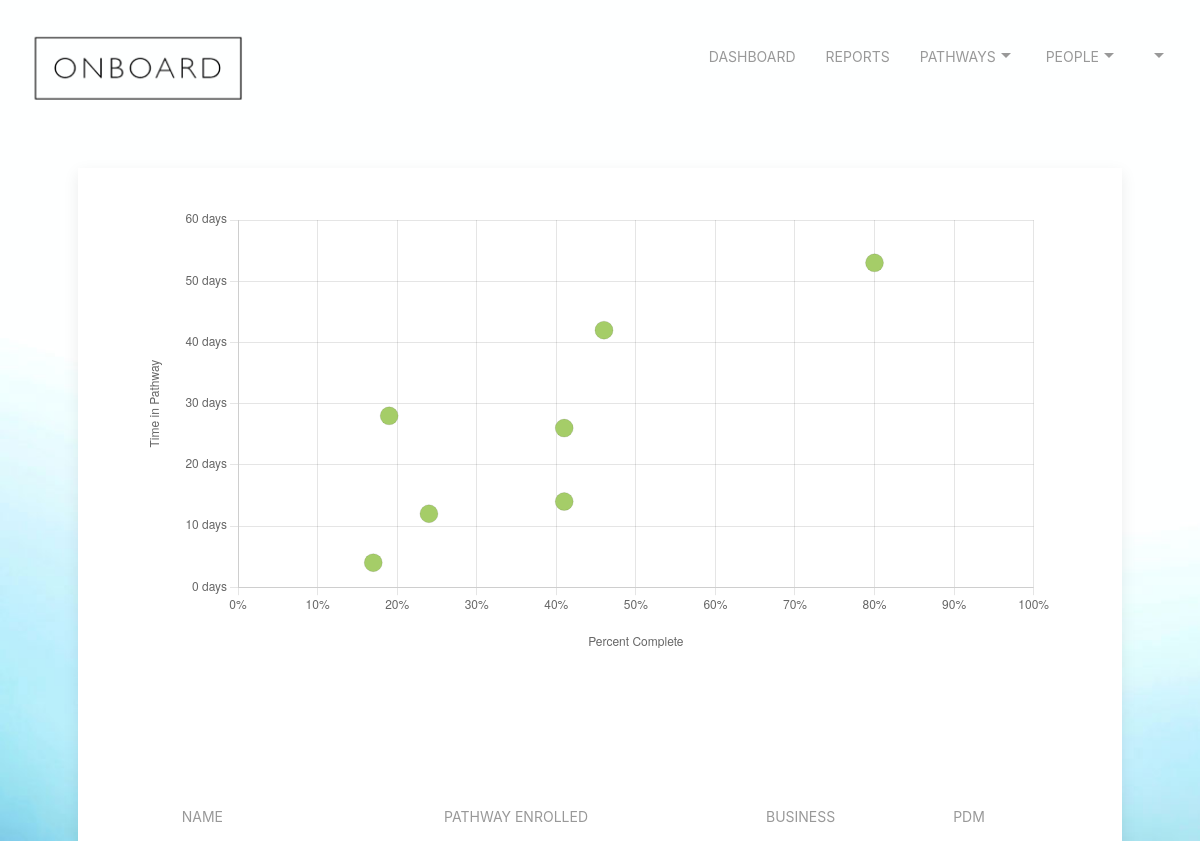
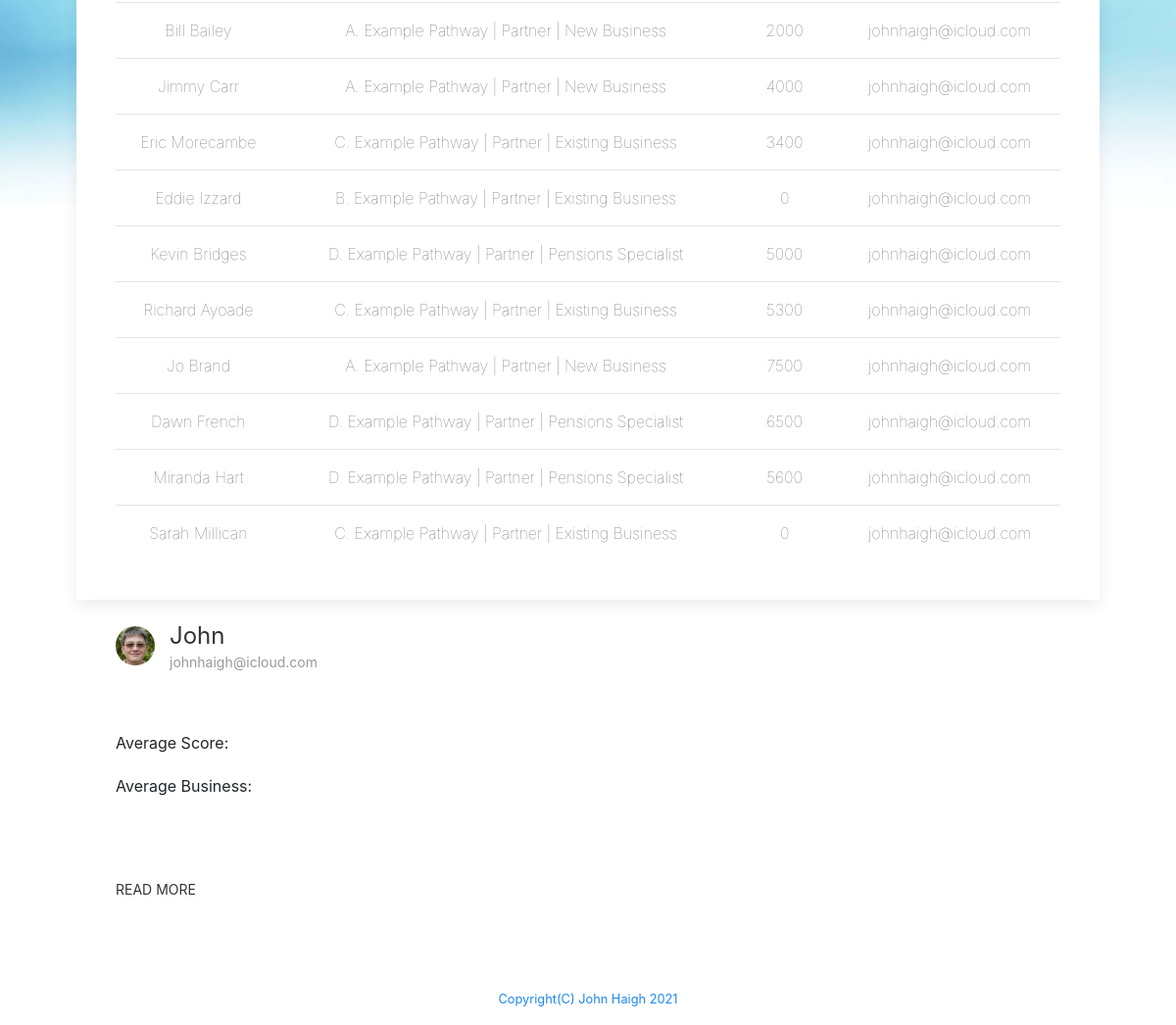
The app's page /view (signed in), older data (2 pictures, top to bottom).
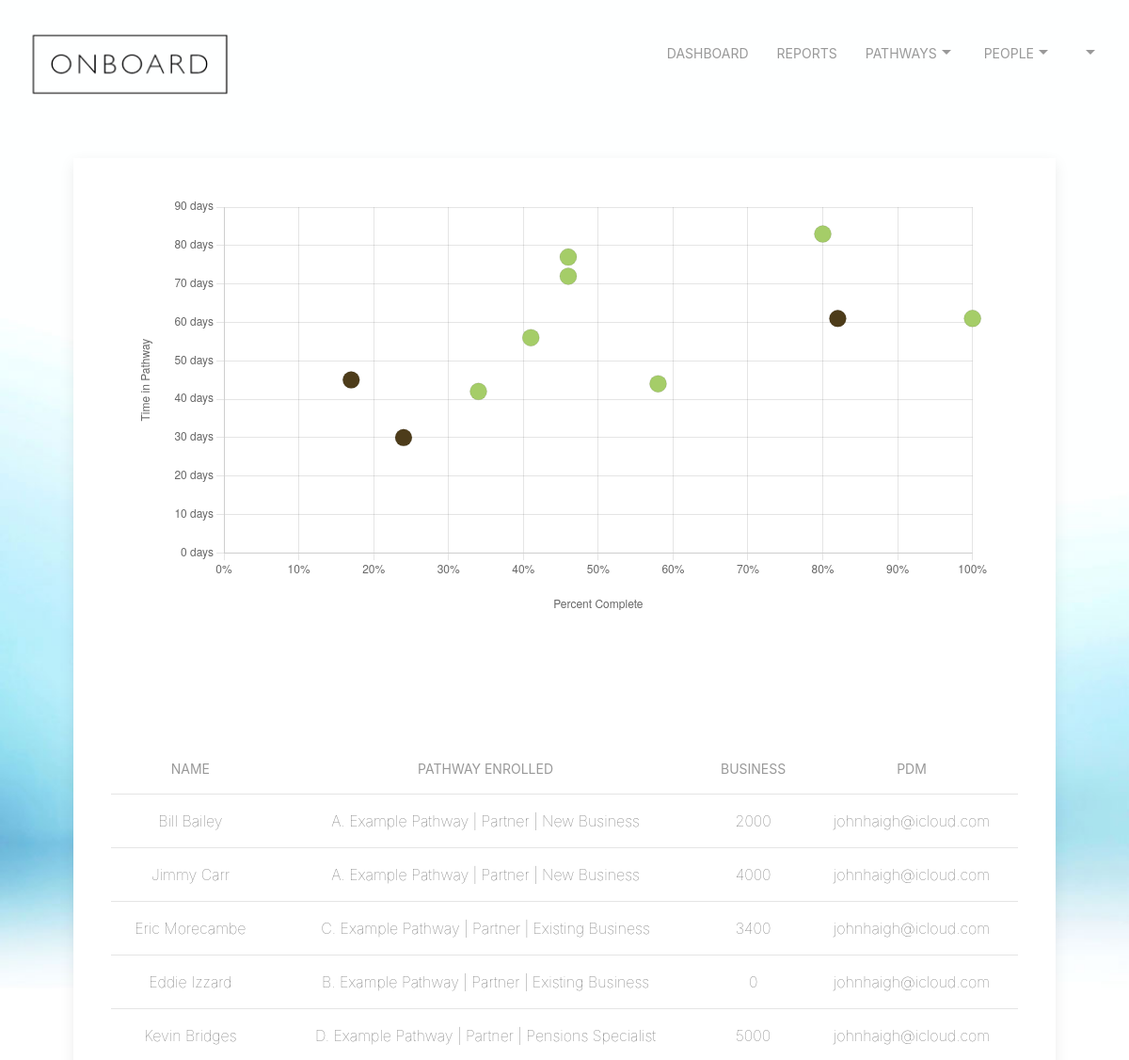
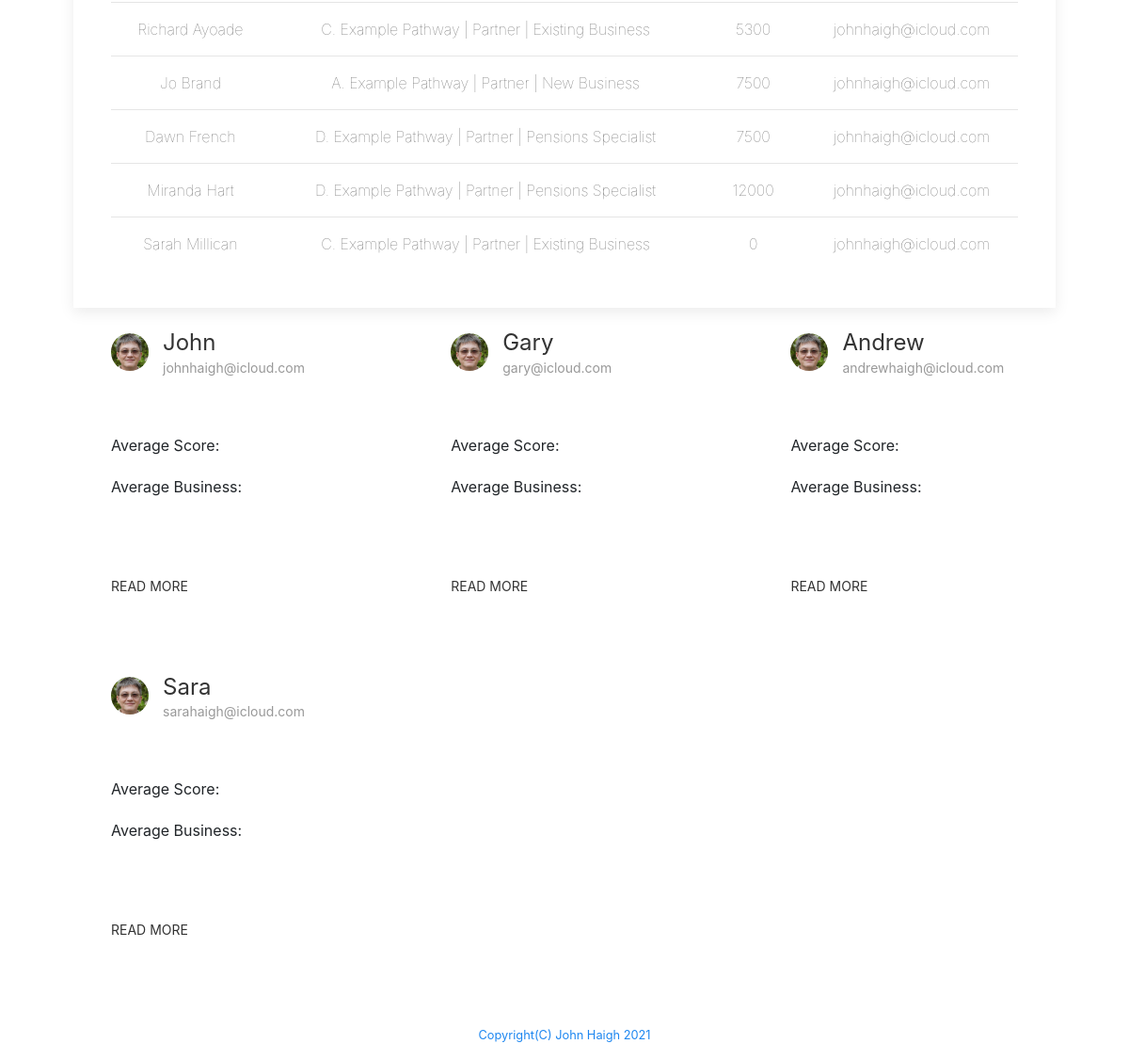
The same page, newer data (2 pictures, top to bottom).
### tables this page shows
CREATE TABLE "people" (
	"id"	integer NOT NULL,
	"firstname"	text NOT NULL,
	"lastname"	text NOT NULL,
	"mobile"	text NOT NULL,
	"email"	text NOT NULL,
	"pdm"	text NOT NULL,
	"bam"	text,
	"pathwayEnrolled"	text,
	"pathwayEnrolledDate"	text,
	"pathwayEnrolledPosition"	text,
	"pathwayEnrolledProgress"	integer,
	"pathwayEnrolledPositionDate"	text,
	"history"	text,
	"exEmployedDeal"	text,
	"exEmployedDealExpiry"	text,
	"businessWrittenPreviousMonth"	integer,
	"businessWrittenYearToDate"	integer,
	"daysinpathway"	integer,
	"estcompletion"	text,
	"score"	int,
	"minincome"	int,
	"practice"	text,
	"dateappointed"	text,
	"dayssinceappointment"	int,
	"appointed"	int,
	"region"	int,
	"completed"	INTEGER,
	PRIMARY KEY("id")
);

CREATE TABLE users ('id' integer PRIMARY KEY NOT NULL, 'email' text NOT NULL, 'firstname' text NOT NULL,'lastname' text NOT NULL, 'password' text NOT NULL, 'company' text NOT NULL, 'jobrole' text NOT NULL,'companymail' text NOT NULL, 'confirmed' text, 'lastlogin' text, 'adminlevel' int, 'status' text, 'region' text, 'averagescore' int, 'averagebusiness' int, 'averagebusinesstarget' int, 'averageprogressnumber' int);

### app.py (the view)
@app.route("/view", methods=["GET"])
@login_required
def view():
    if request.method == "GET":
        db = SQL("sqlite:///onboard.db")
        info = db.execute("SELECT * FROM users WHERE id = ?", session["user_id"])
        username = info[0]['email']
        firstname = info[0]['firstname']
        lastname = info[0]['lastname']
        companymail = info[0]['companymail']
        company = info[0]['company']
        fullname = firstname+' '+lastname
        pdms = db.execute("SELECT DISTINCT pdm FROM people WHERE pdm = (SELECT email FROM users WHERE companymail = ? AND company = ?)", companymail, company)
        row = db.execute("SELECT * from people WHERE pdm = (SELECT email FROM users WHERE companymail = ? AND company = ?)", companymail, company)
        names = db.execute("SELECT * FROM users WHERE companymail = ? AND company = ?", companymail, company)
        candidates = []
        percent = []
        colour = []
        days = []
        newlist = []
        i = 0
        while i < len(names):
            rows = db.execute("SELECT * from people WHERE pdm = ? AND appointed = 1", names[i]['email'])
            j = 0
            randomcolour = ('#%06X' % random.randint(0,256**3-1))
            while j < len(rows):
                candidates.append(rows[j]['firstname'] +' '+rows[j]['lastname'])
                percent.append(rows[j]['pathwayEnrolledProgress'])
                days.append(rows[j]['dayssinceappointment'])
                colour.append(randomcolour)
                j = j + 1
            i = i+1
        for h, w in zip(percent, days):
            newlist.append({'x': h, 'y': w})
        scatterdata = str(newlist).replace('\'', '')
        print(scatterdata)
        return render_template('view.html', names = names, rows = rows, scatterdata = scatterdata, colour = colour, candidates = candidates, row = row, company = company, Fullname = fullname)

### app.py (called while the page is built)
@app.after_request
def after_request(response):
    response.headers["Cache-Control"] = "no-cache, no-store, must-revalidate"
    response.headers["Expires"] = 0
    response.headers["Pragma"] = "no-cache"
    return response

def login_required(f):
    @wraps(f)
    def decorated_function(*args, **kwargs):
        if session.get("user_id") is None:
            return redirect("/login")
        return f(*args, **kwargs)
    return decorated_function

### templates/view.html (shortened to what this page needs)
{% extends "layout.html" %}
{% block main %}
<div class="uk-card uk-card-default">
  <div class="uk-text-center uk-card-body">
  <div id="scatter" style="padding-left: 10px; padding-right: 30px; padding-bottom: 80px">
       <canvas id="newscatter"></canvas>
    </div>
    <table class="uk-table uk-table-middle uk-table-divider uk-text uk-text-lighter">
      <tr>
        <th style="text-align: center; vertical-align: middle;">Name</th>
        <th style="text-align: center; vertical-align: middle;">Pathway Enrolled</th>
        <th style="text-align: center; vertical-align: middle;">Business</th>
        <th style="text-align: center; vertical-align: middle;">PDM</th>
      </tr>
      {% for row in row %}
        <tr>
          <td style="text-align: center; vertical-align: middle;">{{row["firstname"]}} {{row["lastname"]}}</td>
          <td style="text-align: center; vertical-align: middle;">{{row["pathwayEnrolled"]}}</td>
          <td style="text-align: center; vertical-align: middle;">{{row["businessWrittenYearToDate"]}}</td>
          <td style="text-align: center; vertical-align: middle;">{{row["pdm"]}}</td>
        </tr>
      {% endfor %}
      </table>
</div>
</div>
<div clsss="uk-grid" uk-grid>
      {% for names in names %}
      <div class="uk-width-1-3@m">
        <div class="uk-card-header">
            <div class="uk-grid-small uk-flex-middle" uk-grid>
                <div class="uk-width-auto">
                    <img class="uk-border-circle" width="40" height="40" src="static/images/avatar.jpg">
                </div>
                <div class="uk-width-expand">
                    <h3 class="uk-card-title uk-margin-remove-bottom">{{names['firstname']}} {{names['lastnamename']}}</h3>
                    <p class="uk-text-meta uk-margin-remove-top">{{names['email']}}</p>
                </div>
            </div>
        </div>
        <div class="uk-card-body">
            <p>Average Score: <p>
            <p>Average Business: </p>
        </div>
        <div class="uk-card-footer">
            <a href="#" class="uk-button uk-button-text">Read more</a>
        </div>
        </div>
    {% endfor %}
</div>
{% endblock %}

### templates/layout.html (shortened to what this page needs)
<!DOCTYPE html>
<html lang="en">
<head>
  <link href="https://maxcdn.bootstrapcdn.com/bootstrap/4.1.3/css/bootstrap.min.css" rel="stylesheet">
  <link href="/static/styles.css" rel="stylesheet">
  <link rel="stylesheet" href="static/css/uikit.min.css" />
</head>
<div class="uk-position-relative">
  <div class="uk-position-top">
    <nav class="uk-navbar-container uk-navbar-transparent" uk-navbar>
      <div class="uk-navbar-right" >
        <ul class="uk-navbar-nav">
          {% if session.user_id %}
          <li><a href="/dashboard">Dashboard</a></li>
          <li><a href="/report">Reports</a></li>
          <li><a href="/pathways">Pathways<span uk-icon="icon:  triangle-down"></span></a>
          </li>
          <li><a href="/people">People<span uk-icon="icon:  triangle-down"></span></a>
          </li>
          <li>
            <a href="#">{{FullName}}<span uk-icon="icon:  triangle-down"></span></a>
                {% else %}
                <li><a href="/register">Register</a></li>
                <li><a href="/login">Login</a></li>
                {% endif %}
          </li>
        </ul>
      </div>
    </nav>
  </div>
</div>
<body class="p-3 mb-2 bg-light">
  <nav class="uk-navbar-container uk-navbar-transparent">
    {% if session.user_id %}
    <a href="/dashboard"><img src="/static/images/onboard_logo.png" height="75px" width="244px" alt="Logo"></a>
    {% else %}
    <a href="/dashboard"><img src="/static/images/onboard_logo.png" height="75px" width="244px" alt="Logo"></a>
    {% endif %}
  <main class="container p-5">
    {% block main %}{% endblock %}
  </main>
<footer id="page-footer" class="uk-margin-top" uk-sticky="bottom: true">
      <div class="footer">
          <a href="mailto:johnhaigh@icloud.com"><small>Copyright(C) John Haigh 2021</small></p>
        </div>
</footer>
</body>
</html>

### static/styles.css (style rules this page uses)
body { border-color: coral; }
body { background-image: url("images/onboard_homepage_background_1400x933px.jpg"); background-repeat: repeat; background-size: cover; background-color: #464646; height: 200vh; }
.footer { text-align: center; height: 40px; width: 300px%; border-width: thin; border-color: black; }

Row changes from the older to the newer data that the page shows:
changed people "Dawn": businessWrittenYearToDate "6500" → "7500"
changed people "Miranda": businessWrittenYearToDate "5600" → "12000"
added users: firstname "Gary", email "gary@icloud.com"
added users: firstname "Andrew", email "andrewhaigh@icloud.com"
added users: firstname "Sara", email "sarahaigh@icloud.com"
Text that changed along with them:
chart data {{ scatterdata | safe }}: [{x: 17, y: 4}, {x: 19, y: 28}, {x: 41, y: 14}, {x: 41, y: 26}, {x: 46, y: 42}, {x: 24, y: 12}, {x: 80, y: 53}] → [{x: 100, y: 61}, {x: 46, y: 77}, {x: 58, y: 44}, {x: 41, y: 56}, {x: 46, y: 72}, {x: 34, y: 42}, {x: 80, y: 83}, {x: 17, y: 45}, {x: 24, y: 30}, {x: 82, y: 61}]
